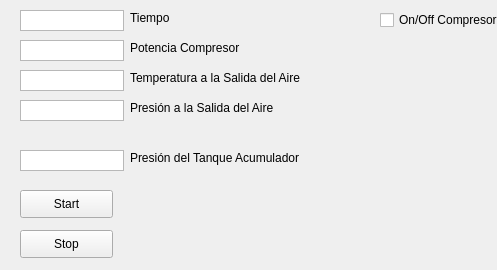
<?xml version="1.0" encoding="UTF-8"?>
<ui version="4.0">
 <class>Sistema_Aire_Instrumentos</class>
 <widget class="QWidget" name="Sistema_Aire_Instrumentos">
  <property name="geometry">
   <rect>
    <x>0</x>
    <y>0</y>
    <width>497</width>
    <height>270</height>
   </rect>
  </property>
  <property name="windowTitle">
   <string>Form</string>
  </property>
  <widget class="QTextEdit" name="textEdit">
   <property name="geometry">
    <rect>
     <x>20</x>
     <y>10</y>
     <width>104</width>
     <height>21</height>
    </rect>
   </property>
   <property name="verticalScrollBarPolicy">
    <enum>Qt::ScrollBarAlwaysOff</enum>
   </property>
   <property name="horizontalScrollBarPolicy">
    <enum>Qt::ScrollBarAlwaysOff</enum>
   </property>
  </widget>
  <widget class="QLabel" name="label">
   <property name="geometry">
    <rect>
     <x>130</x>
     <y>10</y>
     <width>53</width>
     <height>16</height>
    </rect>
   </property>
   <property name="text">
    <string>Tiempo</string>
   </property>
  </widget>
  <widget class="QLabel" name="label_5">
   <property name="geometry">
    <rect>
     <x>130</x>
     <y>150</y>
     <width>191</width>
     <height>16</height>
    </rect>
   </property>
   <property name="text">
    <string>Presión del Tanque Acumulador</string>
   </property>
  </widget>
  <widget class="QLabel" name="label_4">
   <property name="geometry">
    <rect>
     <x>130</x>
     <y>100</y>
     <width>161</width>
     <height>16</height>
    </rect>
   </property>
   <property name="text">
    <string>Presión a la Salida del Aire</string>
   </property>
  </widget>
  <widget class="QCheckBox" name="checkBox">
   <property name="geometry">
    <rect>
     <x>380</x>
     <y>10</y>
     <width>141</width>
     <height>20</height>
    </rect>
   </property>
   <property name="text">
    <string>On/Off Compresor</string>
   </property>
  </widget>
  <widget class="QTextEdit" name="textEdit_2">
   <property name="geometry">
    <rect>
     <x>20</x>
     <y>40</y>
     <width>104</width>
     <height>21</height>
    </rect>
   </property>
   <property name="verticalScrollBarPolicy">
    <enum>Qt::ScrollBarAlwaysOff</enum>
   </property>
   <property name="horizontalScrollBarPolicy">
    <enum>Qt::ScrollBarAlwaysOff</enum>
   </property>
  </widget>
  <widget class="QLabel" name="label_2">
   <property name="geometry">
    <rect>
     <x>130</x>
     <y>40</y>
     <width>121</width>
     <height>16</height>
    </rect>
   </property>
   <property name="text">
    <string>Potencia Compresor</string>
   </property>
  </widget>
  <widget class="QPushButton" name="pushButton">
   <property name="geometry">
    <rect>
     <x>20</x>
     <y>190</y>
     <width>93</width>
     <height>28</height>
    </rect>
   </property>
   <property name="text">
    <string>Start</string>
   </property>
  </widget>
  <widget class="QTextEdit" name="textEdit_4">
   <property name="geometry">
    <rect>
     <x>20</x>
     <y>100</y>
     <width>104</width>
     <height>21</height>
    </rect>
   </property>
   <property name="verticalScrollBarPolicy">
    <enum>Qt::ScrollBarAlwaysOff</enum>
   </property>
   <property name="horizontalScrollBarPolicy">
    <enum>Qt::ScrollBarAlwaysOff</enum>
   </property>
  </widget>
  <widget class="QTextEdit" name="textEdit_5">
   <property name="geometry">
    <rect>
     <x>20</x>
     <y>150</y>
     <width>104</width>
     <height>21</height>
    </rect>
   </property>
   <property name="verticalScrollBarPolicy">
    <enum>Qt::ScrollBarAlwaysOff</enum>
   </property>
   <property name="horizontalScrollBarPolicy">
    <enum>Qt::ScrollBarAlwaysOff</enum>
   </property>
  </widget>
  <widget class="QLabel" name="label_3">
   <property name="geometry">
    <rect>
     <x>130</x>
     <y>70</y>
     <width>201</width>
     <height>16</height>
    </rect>
   </property>
   <property name="text">
    <string>Temperatura a la Salida del Aire</string>
   </property>
  </widget>
  <widget class="QTextEdit" name="textEdit_3">
   <property name="geometry">
    <rect>
     <x>20</x>
     <y>70</y>
     <width>104</width>
     <height>21</height>
    </rect>
   </property>
   <property name="verticalScrollBarPolicy">
    <enum>Qt::ScrollBarAlwaysOff</enum>
   </property>
   <property name="horizontalScrollBarPolicy">
    <enum>Qt::ScrollBarAlwaysOff</enum>
   </property>
  </widget>
  <widget class="QPushButton" name="pushButton_2">
   <property name="geometry">
    <rect>
     <x>20</x>
     <y>230</y>
     <width>93</width>
     <height>28</height>
    </rect>
   </property>
   <property name="text">
    <string>Stop</string>
   </property>
  </widget>
 </widget>
 <resources/>
 <connections/>
</ui>
